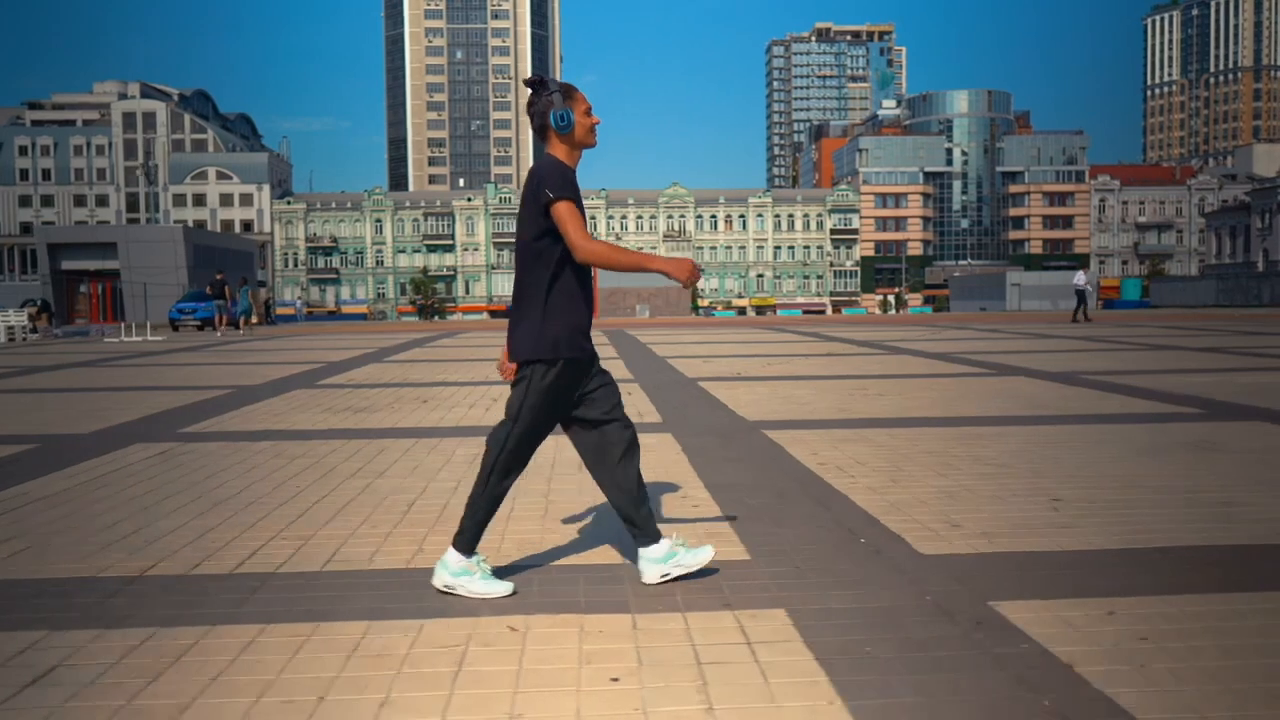
#> input picture frame 3 of Walking_person.mp4, 1280 x 720 px, given in place of street.mp4, which was not available
$ python extract_frame.py
#> lines starting #> are read from the running program, lines starting #| are printed output that depends on the picture; pictures that were not available may be replaced by others from this repository, and a replacement may not be noted
import cv2
from PIL import Image

def extract_frames(video_name: str, n_seconds: int = 10) -> tuple[tuple[int, int], int]:
#> called with video_name = '../Data/street.mp4', n_seconds = 10
    cap = cv2.VideoCapture(video_name)

    width = int(cap.get(cv2.CAP_PROP_FRAME_WIDTH))
    height = int(cap.get(cv2.CAP_PROP_FRAME_HEIGHT))

    fps = int(cap.get(cv2.CAP_PROP_FPS))

    frames_to_save = int(cap.get(cv2.CAP_PROP_FRAME_COUNT))

    print(f"fps {fps}, frames_to_save {frames_to_save}")

    for i in range(frames_to_save):
        is_read, frame = cap.read()
        cv2.imwrite(f"frames/frame_{i}.jpg", frame)
#> this loop made 31 passes
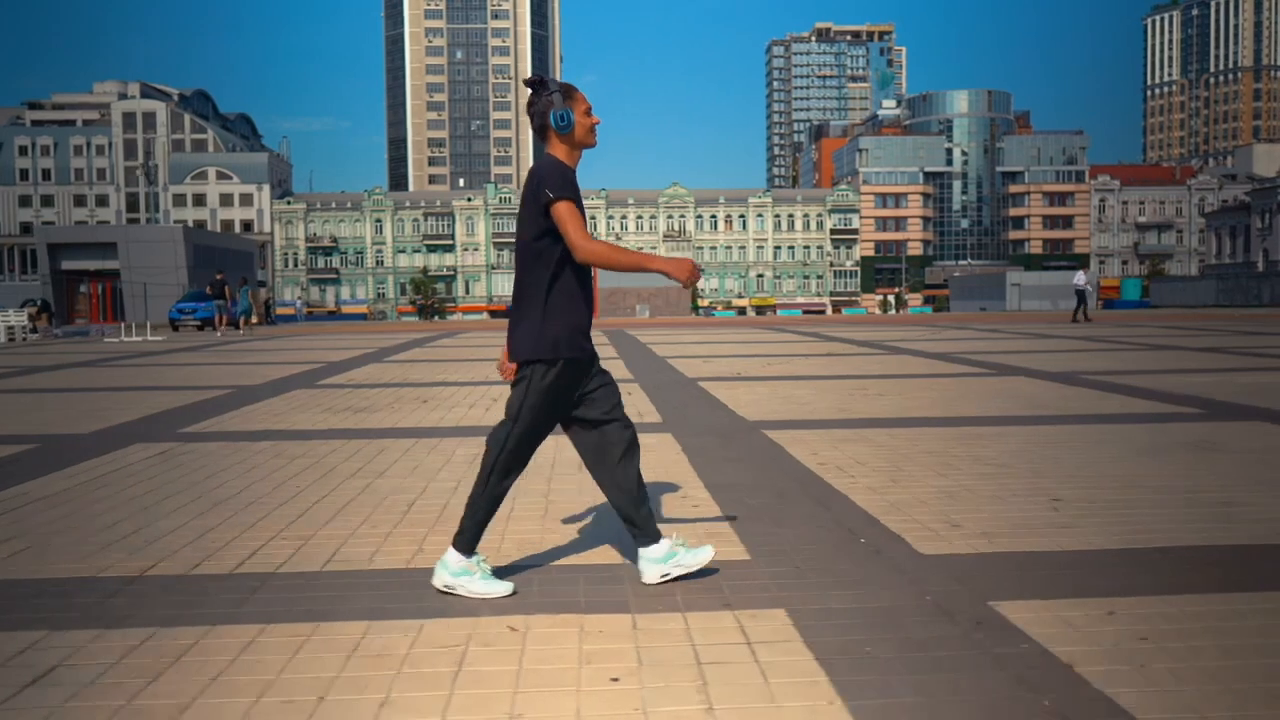
#> input picture frame 3 of Walking_person.mp4, 1280 x 720 px, given in place of street.mp4, which was not available
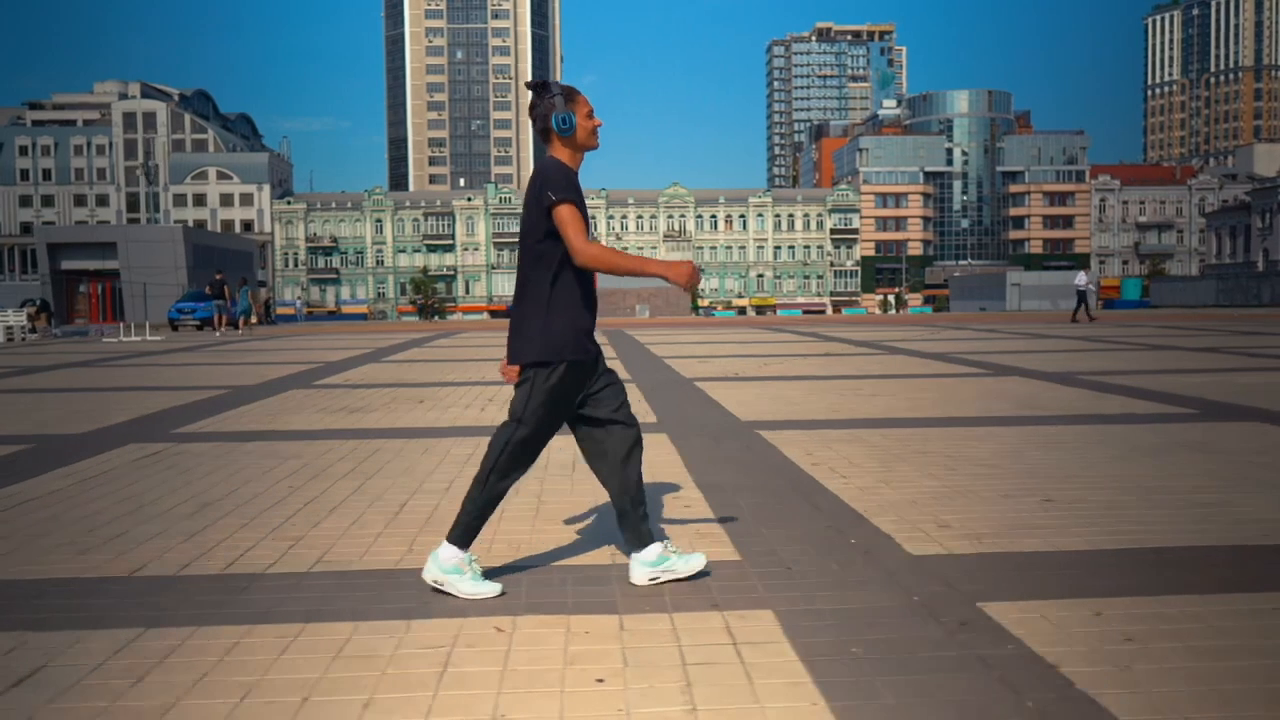
#> input picture frame 4 of Walking_person.mp4, 1280 x 720 px, given in place of street.mp4, which was not available
#> pass 3, in extract_frames, `is_read, frame = cap.read()`:
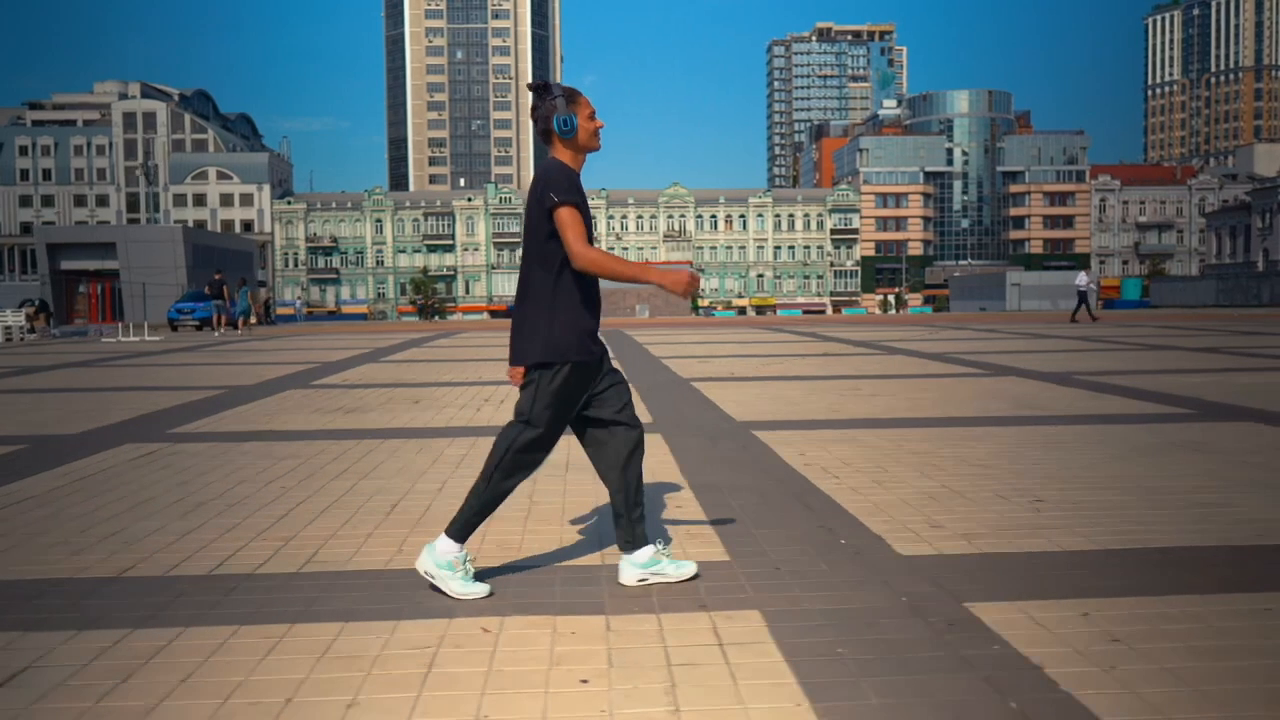
#> frame: shape (720, 1280, 3); mean B, G, R 103.7, 106.4, 104.6

    cap.release()

    return (width, height), fps, frames_to_save

# [37 lines left out: functions read_frames, extract_frames_ram, not called in this run]

def main():
    extract_frames("../Data/street.mp4")

if __name__ == "__main__":
    main()

$ run again, starting later in the video
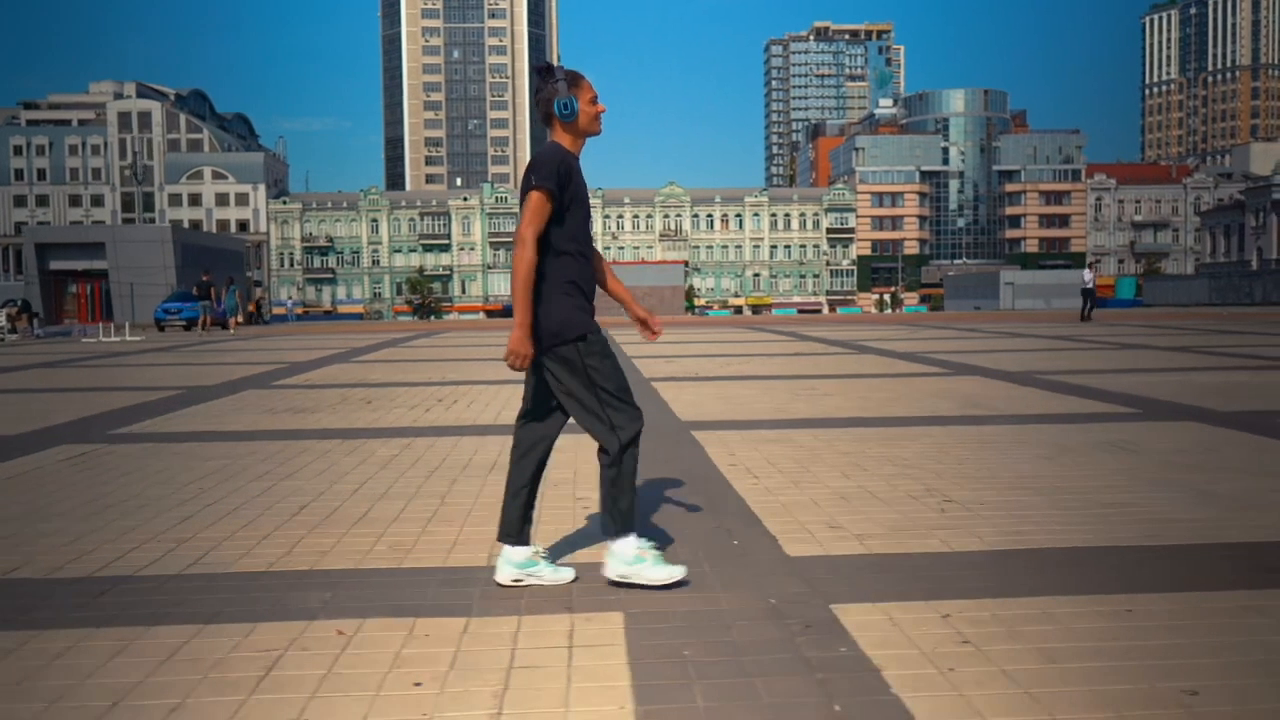
#> input picture frame 15 of Walking_person.mp4, 1280 x 720 px, given in place of street.mp4, which was not available
#> the loop in extract_frames, `for i in range(frames_to_save):` made 31 passes
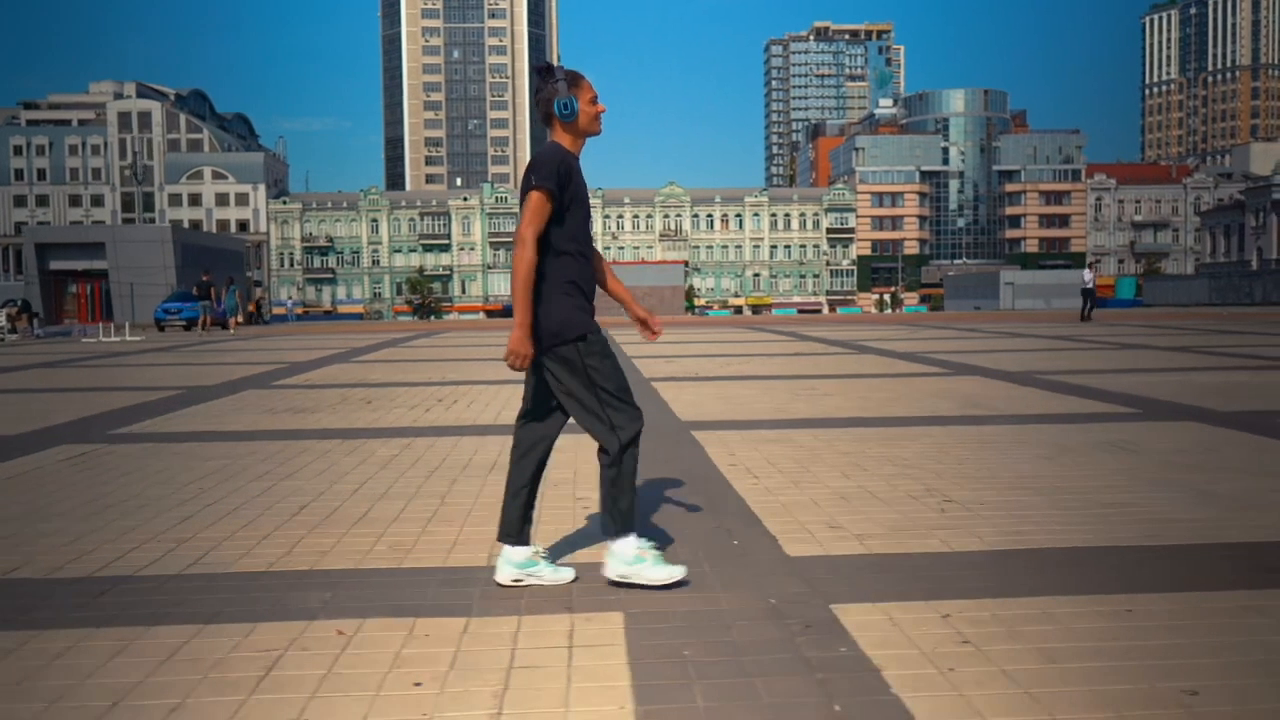
#> input picture frame 15 of Walking_person.mp4, 1280 x 720 px, given in place of street.mp4, which was not available
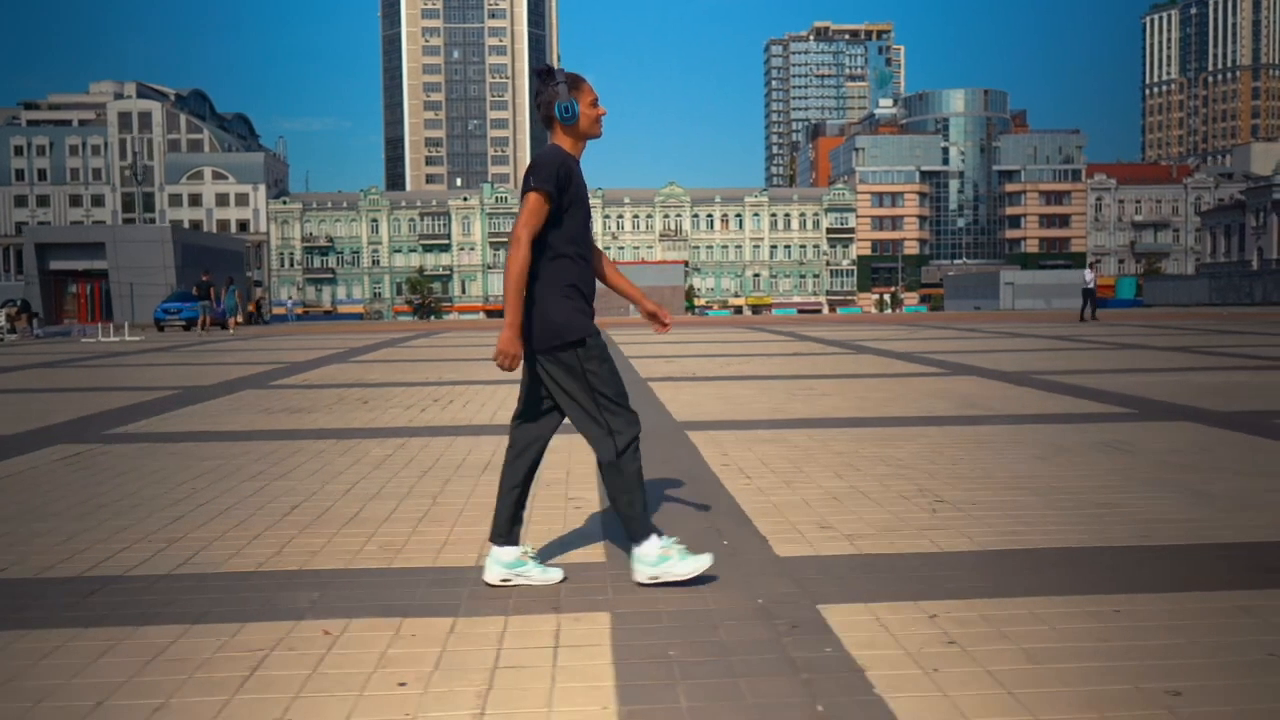
#> input picture frame 16 of Walking_person.mp4, 1280 x 720 px, given in place of street.mp4, which was not available
#> pass 3, in extract_frames, `is_read, frame = cap.read()`:
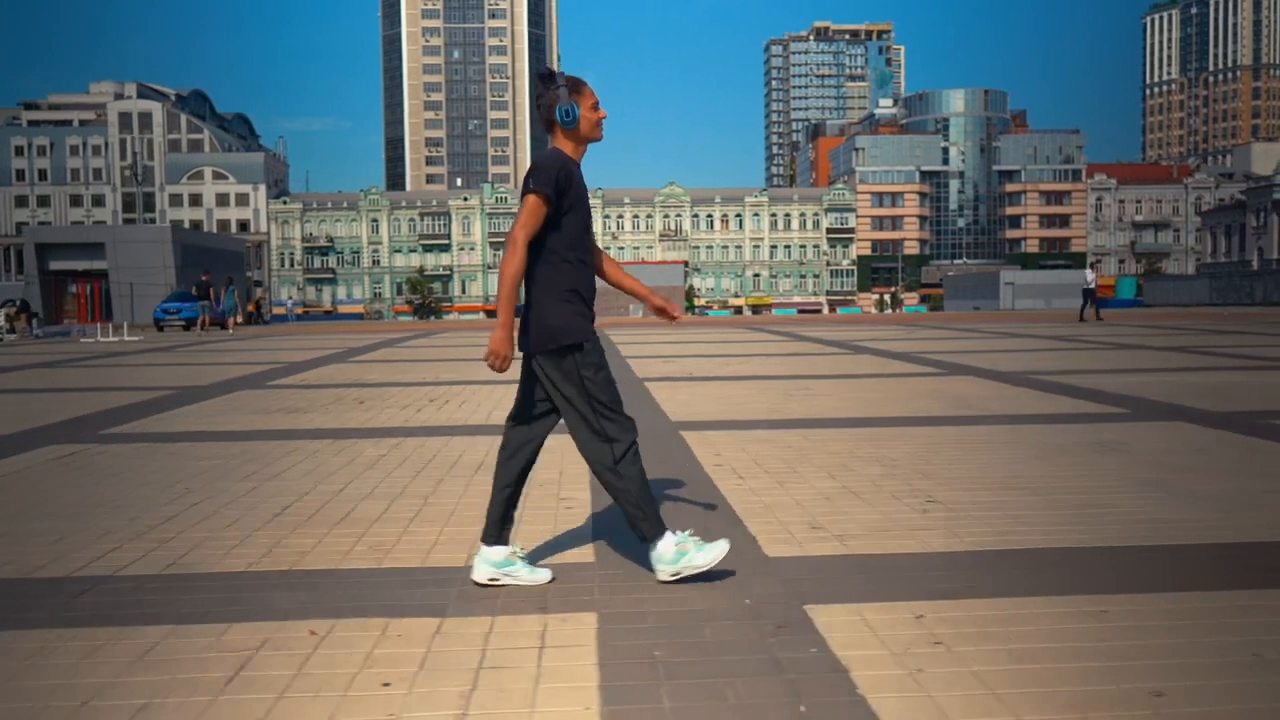
#> frame: shape (720, 1280, 3); mean B, G, R 104.1, 107, 105.9
